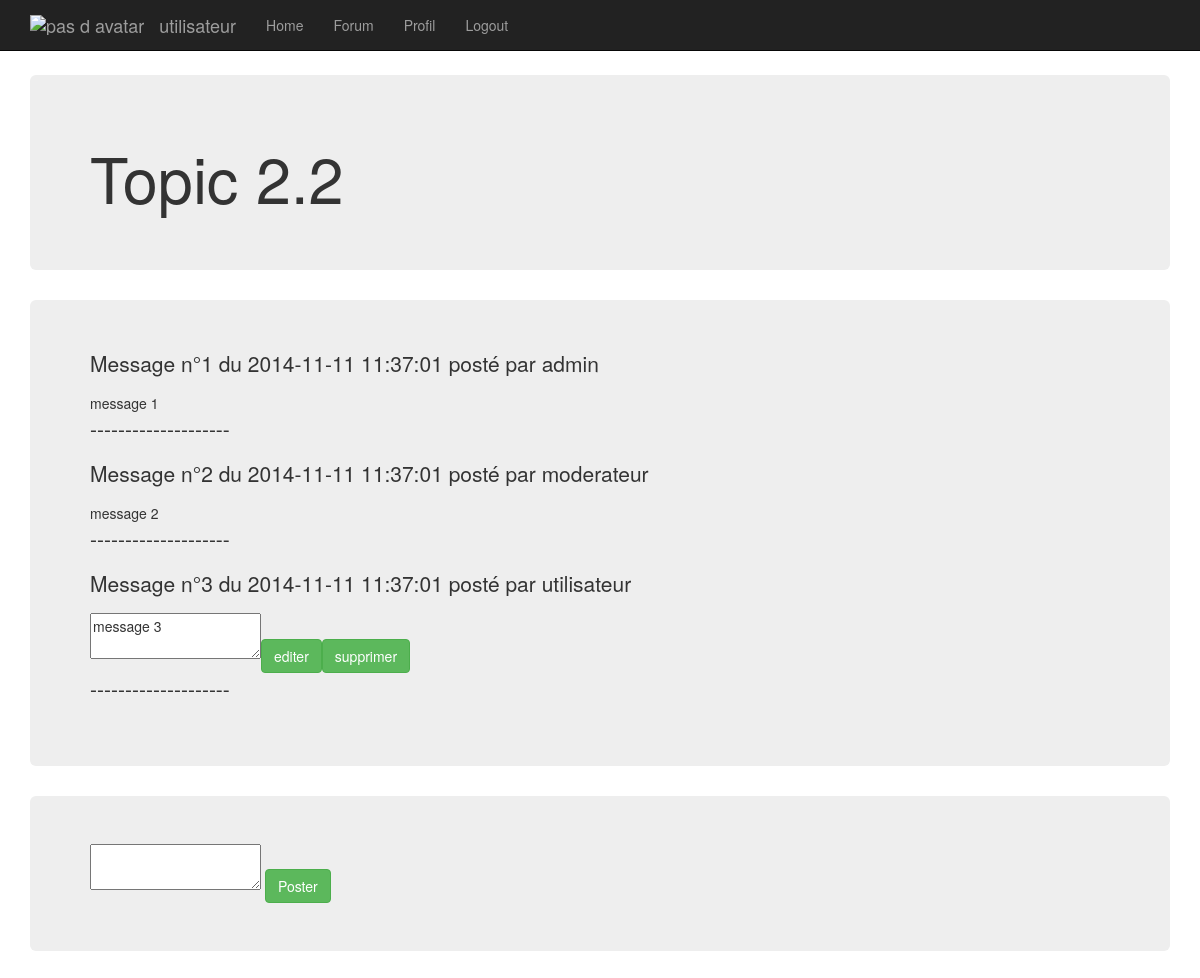
The page /messages.php?id_topic=4&nom_topic=Topic 2.2 (signed in) on the database its author committed.
### tables this page shows
CREATE TABLE IF NOT EXISTS `messages` (
  `MesId` int(11) NOT NULL AUTO_INCREMENT,
  `MesText` varchar(500) NOT NULL,
  `MesDate` datetime NOT NULL,
  `UserId` int(11) NOT NULL,
  `TopicId` int(11) NOT NULL,
  PRIMARY KEY (`MesId`),
  KEY `UserId` (`UserId`),
  KEY `TopicId` (`TopicId`)
);

CREATE TABLE IF NOT EXISTS `user` (
  `UserId` int(11) NOT NULL AUTO_INCREMENT,
  `UserLogin` varchar(50) NOT NULL,
  `UserPassword` varchar(50) NOT NULL,
  `UserRole` int(11) NOT NULL,
  `UserAvatar` varchar(200) NOT NULL,
  PRIMARY KEY (`UserId`),
  UNIQUE KEY `UserLogin` (`UserLogin`)
);

### messages.php (the view, shortened to what this page needs)
<?php include("includes/header.php"); ?>
<div class="container theme-showcase" role="main">
<?php
	$TopicId = $_GET['id_topic'];
	$TopicLibelle = $_GET['nom_topic'];
?>
<?php
	echo '<div class = "jumbotron">';
	echo '<h1>'.$TopicLibelle.'</h1>';
	echo '</div>';
	$requete2 = $bdd->prepare('SELECT MesId, MesText, MesDate, u.UserLogin FROM messages m inner join user u on m.UserId = u.UserId where topicid = :topicid');
	$requete2->bindValue(':topicid',$TopicId, PDO::PARAM_INT);
	$requete2->execute();
	$tmpcount = $requete2->rowCount();
	if($tmpcount > 0)
	{
		echo '<div class = "jumbotron">';
		for ($k = 0; $k < $tmpcount ; $k++)
		{
			extract($requete2->fetch());
			echo '<p>Message n°'.($k + 1).' du '.$MesDate.' posté par '.$UserLogin.'</p>';
			if ($UserLogin == $_SESSION['login'])
			{
				echo '<form method="post">';
				echo '<textarea id="elm1" name="editarea">'.$MesText.'</textarea>';
    			echo '<input type="submit" class="btn btn-success" value="editer" name="editer"/>';
    			echo '<input type="submit" class="btn btn-success" value="supprimer" name="supprimer"/>';
				echo '</form>';
			}
			elseif($_SESSION['droit'] == 2 || $_SESSION['droit'] == 3)
			{
				echo '<form method="post">';
				echo $MesText.'</br>';
				echo '<input type="hidden" name="MesId" value="'.htmlspecialchars($MesId).'" />';
    			echo '<input type="submit" class="btn btn-success" value="supprimer" name="supprimer"/>';
				echo '</form>';
			}
			else
			{
				echo $MesText;
			}
			echo '<p>--------------------</p>';
		}
		echo '</div>';
	}
?>
<div class = 'jumbotron'>
<form method="post">
    <textarea id="elm1" name="area"></textarea>
    <input type="submit" class="btn btn-success" value="Poster" name="submit"/>
</form>
</div>
<?php include("includes/footer.php"); ?>

### rows shown on the page
messages: MesDate "2014-11-11 11:37:01", UserId.UserLogin "admin", MesText "message 1"
messages: MesDate "2014-11-11 11:37:01", UserId.UserLogin "moderateur", MesText "message 2"
messages: MesDate "2014-11-11 11:37:01", UserId.UserLogin "utilisateur", editarea "message 3"

### other values the page prints
$_SESSION['login'] "utilisateur"
$TopicLibelle "Topic 2.2"
